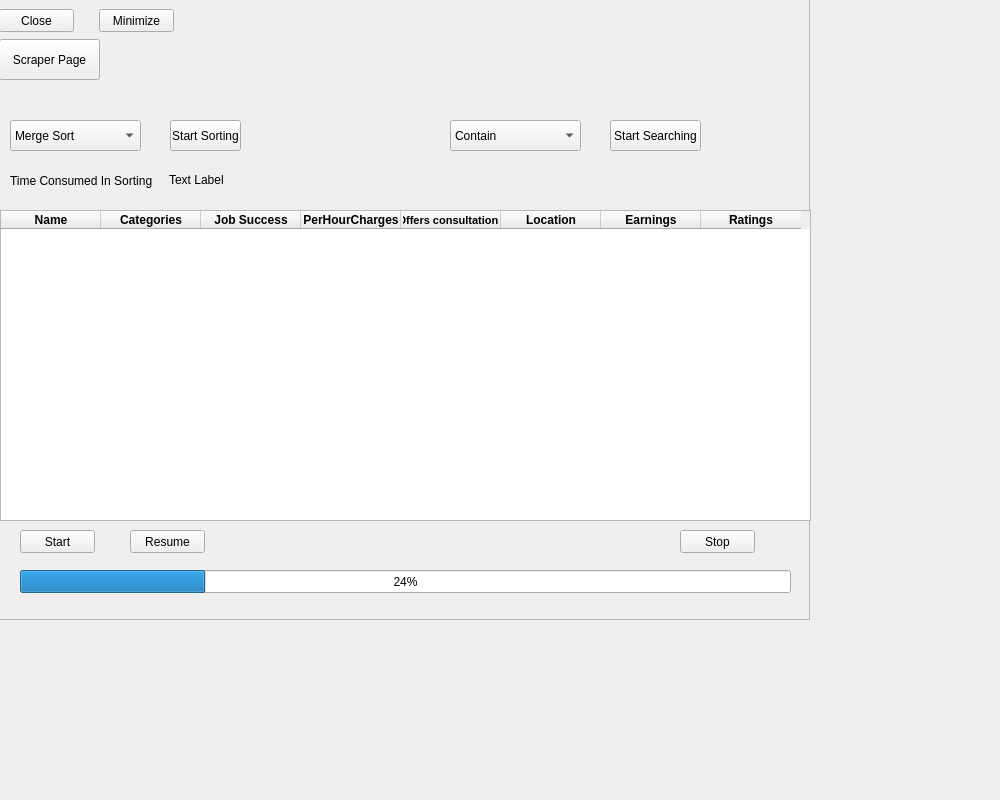
<?xml version="1.0" encoding="UTF-8"?>
<ui version="4.0">
 <class>MainWindow</class>
 <widget class="QMainWindow" name="MainWindow">
  <property name="geometry">
   <rect>
    <x>0</x>
    <y>0</y>
    <width>1000</width>
    <height>800</height>
   </rect>
  </property>
  <property name="windowTitle">
   <string>MainWindow</string>
  </property>
  <widget class="QWidget" name="centralwidget">
   <widget class="QTableWidget" name="tableWidget">
    <property name="geometry">
     <rect>
      <x>0</x>
      <y>210</y>
      <width>811</width>
      <height>311</height>
     </rect>
    </property>
    <column>
     <property name="text">
      <string>Name</string>
     </property>
     <property name="font">
      <font>
       <weight>75</weight>
       <bold>true</bold>
      </font>
     </property>
    </column>
    <column>
     <property name="text">
      <string>Categories</string>
     </property>
     <property name="font">
      <font>
       <weight>75</weight>
       <bold>true</bold>
      </font>
     </property>
    </column>
    <column>
     <property name="text">
      <string>Job Success</string>
     </property>
     <property name="font">
      <font>
       <weight>75</weight>
       <bold>true</bold>
      </font>
     </property>
    </column>
    <column>
     <property name="text">
      <string>PerHourCharges</string>
     </property>
     <property name="font">
      <font>
       <weight>75</weight>
       <bold>true</bold>
      </font>
     </property>
    </column>
    <column>
     <property name="text">
      <string>Offers consultations</string>
     </property>
     <property name="font">
      <font>
       <pointsize>8</pointsize>
       <weight>75</weight>
       <bold>true</bold>
      </font>
     </property>
    </column>
    <column>
     <property name="text">
      <string>Location</string>
     </property>
     <property name="font">
      <font>
       <weight>75</weight>
       <bold>true</bold>
      </font>
     </property>
    </column>
    <column>
     <property name="text">
      <string>Earnings</string>
     </property>
     <property name="font">
      <font>
       <weight>75</weight>
       <bold>true</bold>
      </font>
     </property>
    </column>
    <column>
     <property name="text">
      <string>Ratings</string>
     </property>
     <property name="font">
      <font>
       <weight>75</weight>
       <bold>true</bold>
      </font>
     </property>
    </column>
   </widget>
   <widget class="QPushButton" name="start_btn">
    <property name="geometry">
     <rect>
      <x>20</x>
      <y>530</y>
      <width>75</width>
      <height>23</height>
     </rect>
    </property>
    <property name="text">
     <string>Start</string>
    </property>
   </widget>
   <widget class="QPushButton" name="resume_btn">
    <property name="geometry">
     <rect>
      <x>130</x>
      <y>530</y>
      <width>75</width>
      <height>23</height>
     </rect>
    </property>
    <property name="text">
     <string>Resume</string>
    </property>
   </widget>
   <widget class="QPushButton" name="stop_btn">
    <property name="geometry">
     <rect>
      <x>680</x>
      <y>530</y>
      <width>75</width>
      <height>23</height>
     </rect>
    </property>
    <property name="text">
     <string>Stop</string>
    </property>
   </widget>
   <widget class="QComboBox" name="sorting_CB">
    <property name="geometry">
     <rect>
      <x>10</x>
      <y>120</y>
      <width>131</width>
      <height>31</height>
     </rect>
    </property>
    <item>
     <property name="text">
      <string>Merge Sort</string>
     </property>
    </item>
    <item>
     <property name="text">
      <string>Hybrid merge sort</string>
     </property>
    </item>
    <item>
     <property name="text">
      <string>Selection Sort</string>
     </property>
    </item>
    <item>
     <property name="text">
      <string>Insertion Sort</string>
     </property>
    </item>
    <item>
     <property name="text">
      <string>Bubble Sort</string>
     </property>
    </item>
    <item>
     <property name="text">
      <string>Heap sort</string>
     </property>
    </item>
    <item>
     <property name="text">
      <string>Cycle Sort</string>
     </property>
    </item>
    <item>
     <property name="text">
      <string>Count Sort</string>
     </property>
    </item>
   </widget>
   <widget class="QComboBox" name="searching_CB">
    <property name="geometry">
     <rect>
      <x>450</x>
      <y>120</y>
      <width>131</width>
      <height>31</height>
     </rect>
    </property>
    <item>
     <property name="text">
      <string>Contain</string>
     </property>
    </item>
    <item>
     <property name="text">
      <string>End With</string>
     </property>
    </item>
    <item>
     <property name="text">
      <string>Start With</string>
     </property>
    </item>
    <item>
     <property name="text">
      <string>And</string>
     </property>
    </item>
    <item>
     <property name="text">
      <string>Or</string>
     </property>
    </item>
    <item>
     <property name="text">
      <string>Not</string>
     </property>
    </item>
   </widget>
   <widget class="QPushButton" name="sorting_btn">
    <property name="geometry">
     <rect>
      <x>170</x>
      <y>120</y>
      <width>71</width>
      <height>31</height>
     </rect>
    </property>
    <property name="text">
     <string>Start Sorting</string>
    </property>
   </widget>
   <widget class="QPushButton" name="searching_btn">
    <property name="geometry">
     <rect>
      <x>610</x>
      <y>120</y>
      <width>91</width>
      <height>31</height>
     </rect>
    </property>
    <property name="text">
     <string>Start Searching</string>
    </property>
   </widget>
   <widget class="QProgressBar" name="progressBar">
    <property name="geometry">
     <rect>
      <x>20</x>
      <y>570</y>
      <width>771</width>
      <height>23</height>
     </rect>
    </property>
    <property name="value">
     <number>24</number>
    </property>
   </widget>
   <widget class="QLabel" name="label">
    <property name="geometry">
     <rect>
      <x>10</x>
      <y>170</y>
      <width>151</width>
      <height>21</height>
     </rect>
    </property>
    <property name="text">
     <string>Time Consumed In Sorting</string>
    </property>
   </widget>
   <widget class="QFrame" name="frame">
    <property name="geometry">
     <rect>
      <x>-1</x>
      <y>-1</y>
      <width>811</width>
      <height>621</height>
     </rect>
    </property>
    <property name="autoFillBackground">
     <bool>true</bool>
    </property>
    <property name="frameShape">
     <enum>QFrame::StyledPanel</enum>
    </property>
    <property name="frameShadow">
     <enum>QFrame::Raised</enum>
    </property>
    <widget class="QLabel" name="time_Display">
     <property name="geometry">
      <rect>
       <x>170</x>
       <y>170</y>
       <width>121</width>
       <height>21</height>
      </rect>
     </property>
     <property name="autoFillBackground">
      <bool>false</bool>
     </property>
     <property name="text">
      <string>Text Label</string>
     </property>
    </widget>
    <widget class="QPushButton" name="scraper_btn">
     <property name="geometry">
      <rect>
       <x>0</x>
       <y>40</y>
       <width>101</width>
       <height>41</height>
      </rect>
     </property>
     <property name="text">
      <string>Scraper Page</string>
     </property>
    </widget>
    <widget class="QPushButton" name="CrossButton">
     <property name="geometry">
      <rect>
       <x>0</x>
       <y>10</y>
       <width>75</width>
       <height>23</height>
      </rect>
     </property>
     <property name="text">
      <string>Close</string>
     </property>
    </widget>
    <widget class="QPushButton" name="MinimizeButton">
     <property name="geometry">
      <rect>
       <x>100</x>
       <y>10</y>
       <width>75</width>
       <height>23</height>
      </rect>
     </property>
     <property name="text">
      <string>Minimize</string>
     </property>
    </widget>
   </widget>
   <zorder>frame</zorder>
   <zorder>tableWidget</zorder>
   <zorder>start_btn</zorder>
   <zorder>resume_btn</zorder>
   <zorder>stop_btn</zorder>
   <zorder>sorting_CB</zorder>
   <zorder>searching_CB</zorder>
   <zorder>sorting_btn</zorder>
   <zorder>searching_btn</zorder>
   <zorder>progressBar</zorder>
   <zorder>label</zorder>
  </widget>
 </widget>
 <resources/>
 <connections/>
</ui>
